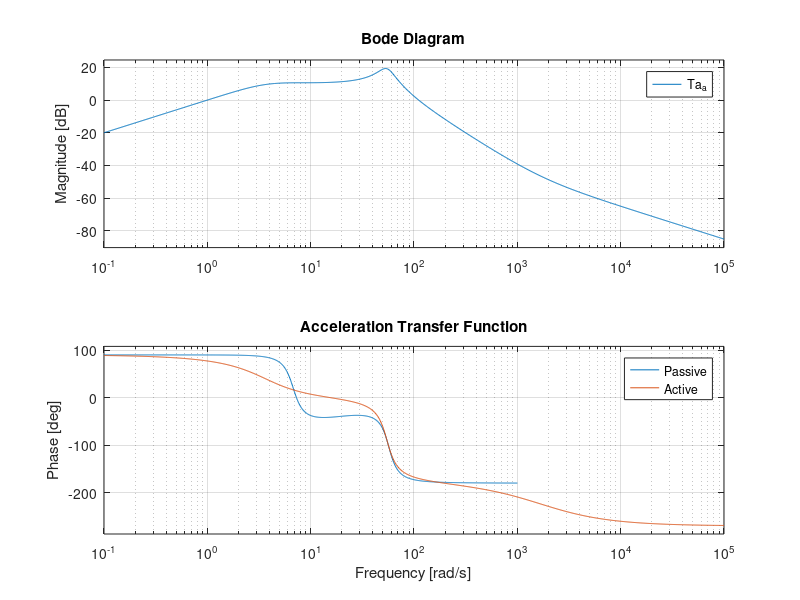
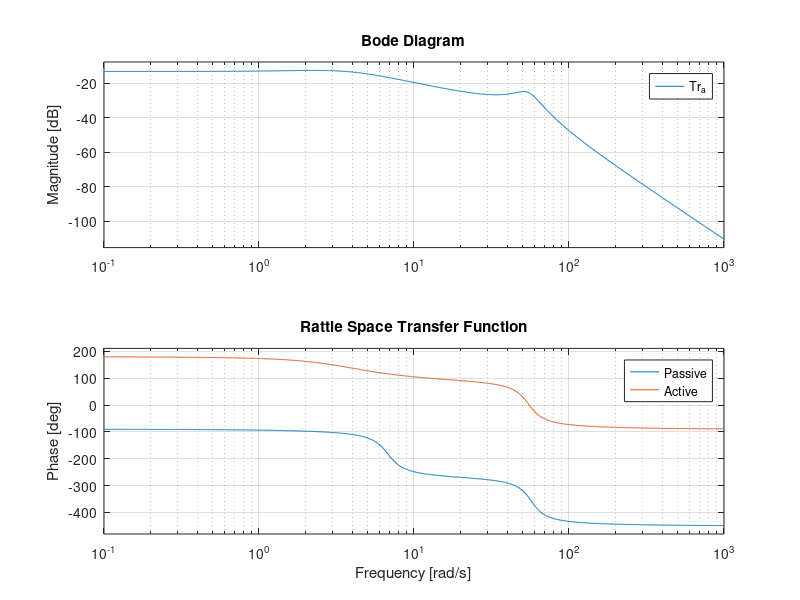
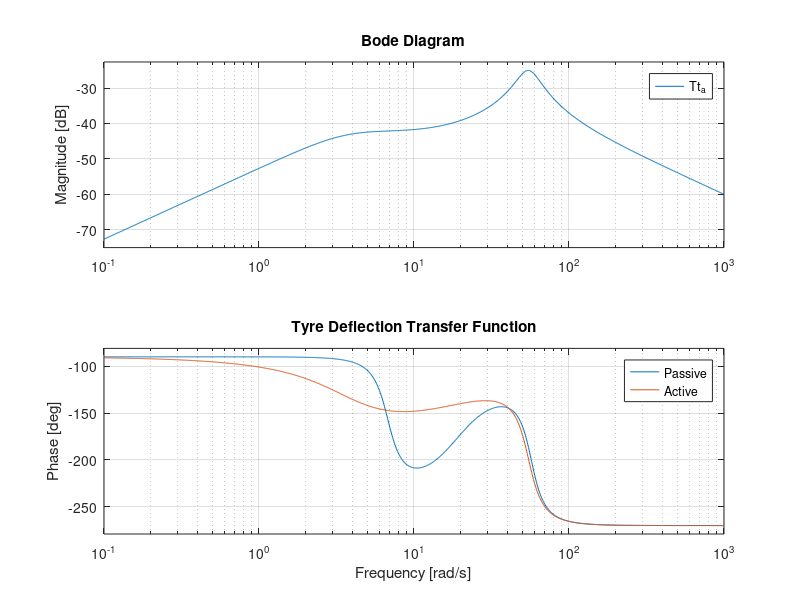

The MATLAB script that drew these images, in order:
clear all;

ms = 300;
mu = 50;
ks = 15000;
kt = 150000;
bs = 900;
wn = {6.5*10^-2, 57.5*10*2};

s = tf('s');

A_1 = [0, 1, 0, -1];
A_2 = [-ks/ms, -bs/ms, 0, bs/ms];
A_3 = [0, 0, 0, 1];
A_4 = [ks/mu, bs/mu, -kt/mu, -bs/mu];
A = [A_1; A_2; A_3; A_4];

B = [0; 1/ms; 0; -1/mu];
L = [0; 0; -1; 0];

% rho = [0.2, 0.1, 0.2, 0.1];
% rho = [20000, 100, 20000, 100];
rho = [200, 10, 200, 10];

Q_1 = [rho(1)+ks^2/ms^2, ks*bs/ms^2, 0, -ks*bs/ms^2];
Q_2 = [ks*bs/ms^2, rho(2)+bs^2/ms^2, 0, -bs^2/ms^2];
Q_3 = [0, 0, rho(3), 0];
Q_4 = [-ks*bs/ms^2, -bs^2/ms^2, 0, rho(4)+bs^2/ms^2];
Q = [Q_1; Q_2; Q_3; Q_4];

N = [-ks/ms^2; -bs/ms^2; 0; bs/ms^2];

R = 1/ms^2;

[K, S, e] = lqr(A, B, Q, R, N);


figure(1);
[s_a, s_b] = ss2tf(A, L, [0, 1, 0, 0], 0);
Ta_p = s * tf(s_a, s_b);
bode(Ta_p);
hold on;
[s_a, s_b] = ss2tf(A-B*K, L, [0, 1, 0, 0], 0);
Ta_a = s * tf(s_a, s_b);
bode(Ta_a);
title('Acceleration Transfer Function');
legend({'Passive', 'Active'});


figure(2);
[s_a, s_b] = ss2tf(A, L, [1, 0, 0, 0], 0);
Tr_p = tf(s_a, s_b);
bode(Tr_p);
hold on;
[s_a, s_b] = ss2tf(A-B*K, L, [1, 0, 0, 0], 0);
Tr_a = tf(s_a, s_b);
bode(Tr_a);
title('Rattle Space Transfer Function');
legend({'Passive', 'Active'});


figure(3);
[s_a, s_b] = ss2tf(A, L, [0, 0, 1, 0], 0);
Tt_p = tf(s_a, s_b);
bode(Tt_p);
hold on;
[s_a, s_b] = ss2tf(A-B*K, L, [0, 0, 1, 0], 0);
Tt_a = tf(s_a, s_b);
bode(Tt_a);
title('Tyre Deflection Transfer Function');
legend({'Passive', 'Active'});


gm_gp_p = [];
gm_gp_a = [];

[gm, gp] = margin(Ta_p);
gm_gp_p = [gm_gp_p; gm, gp];
[gm, gp] = margin(Tr_p);
gm_gp_p = [gm_gp_p; gm, gp];
[gm, gp] = margin(Tt_p);
gm_gp_p = [gm_gp_p; gm, gp];


[gm, gp] = margin(Ta_a);
gm_gp_a = [gm_gp_a; gm, gp];
[gm, gp] = margin(Tr_a);
gm_gp_a = [gm_gp_a; gm, gp];
[gm, gp] = margin(Tt_a);
gm_gp_a = [gm_gp_a; gm, gp];